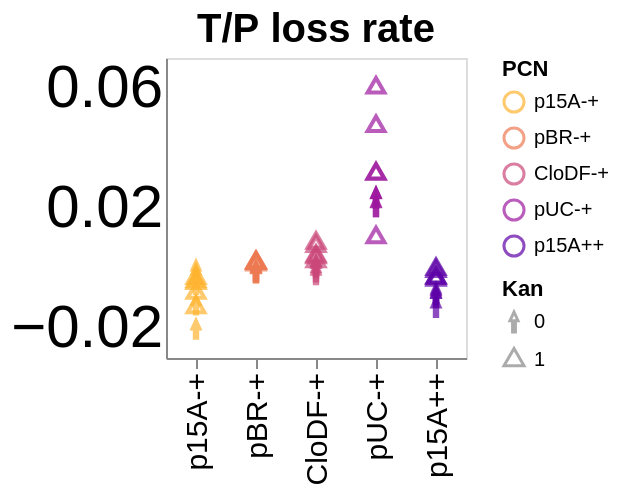

The code cell stored with this chart in its notebook:
### Code cell
# T/P loss rate per generation

alt.Chart(combined_scatter_DF).mark_point(size=70).encode(
    alt.X("PCN", axis=alt.Axis(labelFontSize=15, titleFontSize=15, grid=False), title=None),
    alt.Y("rate_of_loss_log(T/P)", axis=alt.Axis(labelFontSize=30, titleFontSize=15, ticks=False, grid=False), title=None),

    color=alt.Color('PCN',).scale(scheme=colorScheme,reverse=True),
    shape=alt.Shape('Kan:O', scale=alt.Scale(range=['arrow', 'triangle']))
).properties(
    width=150,
    height=150
).configure_header(
    labelFontSize=20  # Adjust this value to change the subtitle size
).properties(
    title=alt.TitleParams(
        text='T/P loss rate',
        fontSize=20,
        fontWeight='bold',
        # color='grey',
        anchor='middle'
    )
).interactive()

### Figure 1 — Vega-Lite specification as saved in the notebook (floating-point values rounded to 4 significant figures)
{"config": {"view": {"continuousWidth": 300, "continuousHeight": 300}, "header": {"labelFontSize": 20}}, "data": {"name": "data-762faf6fabdbc2224b15681192ca2063"}, "mark": {"type": "point", "size": 70}, "encoding": {"color": {"field": "PCN", "scale": {"scheme": "plasma", "reverse": true}, "sort": ["p15A-+", "pBR-+", "CloDF-+", "pUC-+", "p15A++"], "type": "ordinal"}, "shape": {"field": "Kan", "scale": {"range": ["arrow", "triangle"]}, "type": "ordinal"}, "x": {"axis": {"grid": false, "labelFontSize": 15, "titleFontSize": 15}, "field": "PCN", "sort": ["p15A-+", "pBR-+", "CloDF-+", "pUC-+", "p15A++"], "title": null, "type": "ordinal"}, "y": {"axis": {"grid": false, "labelFontSize": 30, "ticks": false, "titleFontSize": 15}, "field": "rate_of_loss_log(T/P)", "title": null, "type": "quantitative"}}, "height": 150, "params": [{"name": "param_3", "select": {"type": "interval", "encodings": ["x", "y"]}, "bind": "scales"}], "title": {"text": "T/P loss rate", "anchor": "middle", "fontSize": 20, "fontWeight": "bold"}, "width": 150, "$schema": "https://vega.github.io/schema/vega-lite/v5.20.1.json", "datasets": {"data-762faf6fabdbc2224b15681192ca2063": [{"PCN": "p15A-+", "ExpRep": "1", "rate_of_loss_log(transposon copy)": 0.006047, "rate_of_loss_log(plasmid copy)": -0.004918, "rate_of_loss_log(T/P)": -0.01314, "Kan": 1}, {"PCN": "p15A-+", "ExpRep": "2", "rate_of_loss_log(transposon copy)": 0.005428, "rate_of_loss_log(plasmid copy)": -0.001513, "rate_of_loss_log(T/P)": -0.008341, "Kan": 1}, {"PCN": "p15A-+", "ExpRep": "3", "rate_of_loss_log(transposon copy)": 0.005499, "rate_of_loss_log(plasmid copy)": -0.001363, "rate_of_loss_log(T/P)": -0.005094, "Kan": 1}, {"PCN": "p15A-+", "ExpRep": "4", "rate_of_loss_log(transposon copy)": 0.005521, "rate_of_loss_log(plasmid copy)": -0.001843, "rate_of_loss_log(T/P)": -0.004454, "Kan": 1}, {"PCN": "p15A-+", "ExpRep": "5", "rate_of_loss_log(transposon copy)": 0.00484, "rate_of_loss_log(plasmid copy)": -0.002297, "rate_of_loss_log(T/P)": -0.003362, "Kan": 1}, {"PCN": "pBR-+", "ExpRep": "1", "rate_of_loss_log(transposon copy)": 0.0005032, "rate_of_loss_log(plasmid copy)": -0.001049, "rate_of_loss_log(T/P)": 0.001611, "Kan": 1}, {"PCN": "pBR-+", "ExpRep": "2", "rate_of_loss_log(transposon copy)": -0.0005459, "rate_of_loss_log(plasmid copy)": -0.002171, "rate_of_loss_log(T/P)": 0.001601, "Kan": 1}, {"PCN": "pBR-+", "ExpRep": "3", "rate_of_loss_log(transposon copy)": -0.0004812, "rate_of_loss_log(plasmid copy)": -0.001582, "rate_of_loss_log(T/P)": 0.001128, "Kan": 1}, {"PCN": "pBR-+", "ExpRep": "4", "rate_of_loss_log(transposon copy)": 0.0007958, "rate_of_loss_log(plasmid copy)": -0.0008876, "rate_of_loss_log(T/P)": 0.001744, "Kan": 1}, {"PCN": "pBR-+", "ExpRep": "5", "rate_of_loss_log(transposon copy)": 0.001376, "rate_of_loss_log(plasmid copy)": -0.0004537, "rate_of_loss_log(T/P)": 0.00192, "Kan": 1}, {"PCN": "CloDF-+", "ExpRep": "1", "rate_of_loss_log(transposon copy)": 0.01515, "rate_of_loss_log(plasmid copy)": 0.008492, "rate_of_loss_log(T/P)": 0.007258, "Kan": 1}, {"PCN": "CloDF-+", "ExpRep": "2", "rate_of_loss_log(transposon copy)": 0.01392, "rate_of_loss_log(plasmid copy)": 0.01086, "rate_of_loss_log(T/P)": 0.00356, "Kan": 1}, {"PCN": "CloDF-+", "ExpRep": "3", "rate_of_loss_log(transposon copy)": 0.01662, "rate_of_loss_log(plasmid copy)": 0.0089, "rate_of_loss_log(T/P)": 0.008372, "Kan": 1}, {"PCN": "CloDF-+", "ExpRep": "4", "rate_of_loss_log(transposon copy)": 0.01515, "rate_of_loss_log(plasmid copy)": 0.01181, "rate_of_loss_log(T/P)": 0.004043, "Kan": 1}, {"PCN": "CloDF-+", "ExpRep": "5", "rate_of_loss_log(transposon copy)": 0.01525, "rate_of_loss_log(plasmid copy)": 0.01385, "rate_of_loss_log(T/P)": 0.002166, "Kan": 1}, {"PCN": "pUC-+", "ExpRep": "1", "rate_of_loss_log(transposon copy)": 0.03717, "rate_of_loss_log(plasmid copy)": 0.0134, "rate_of_loss_log(T/P)": 0.03148, "Kan": 1}, {"PCN": "pUC-+", "ExpRep": "2", "rate_of_loss_log(transposon copy)": 0.04937, "rate_of_loss_log(plasmid copy)": -0.000172, "rate_of_loss_log(T/P)": 0.06009, "Kan": 1}, {"PCN": "pUC-+", "ExpRep": "3", "rate_of_loss_log(transposon copy)": 0.04887, "rate_of_loss_log(plasmid copy)": -0.00293, "rate_of_loss_log(T/P)": 0.04724, "Kan": 1}, {"PCN": "pUC-+", "ExpRep": "4", "rate_of_loss_log(transposon copy)": 0.02294, "rate_of_loss_log(plasmid copy)": 0.01311, "rate_of_loss_log(T/P)": 0.01019, "Kan": 1}, {"PCN": "pUC-+", "ExpRep": "5", "rate_of_loss_log(transposon copy)": 0.05257, "rate_of_loss_log(plasmid copy)": 0.009218, "rate_of_loss_log(T/P)": 0.03134, "Kan": 1}, {"PCN": "p15A++", "ExpRep": "1", "rate_of_loss_log(transposon copy)": -0.0003878, "rate_of_loss_log(plasmid copy)": -0.0003807, "rate_of_loss_log(T/P)": -0.0003667, "Kan": 1}, {"PCN": "p15A++", "ExpRep": "2", "rate_of_loss_log(transposon copy)": 0.0003061, "rate_of_loss_log(plasmid copy)": 0.002352, "rate_of_loss_log(T/P)": -0.001093, "Kan": 1}, {"PCN": "p15A++", "ExpRep": "3", "rate_of_loss_log(transposon copy)": 0.0006391, "rate_of_loss_log(plasmid copy)": 0.005642, "rate_of_loss_log(T/P)": -0.003347, "Kan": 1}, {"PCN": "p15A++", "ExpRep": "4", "rate_of_loss_log(transposon copy)": 0.001036, "rate_of_loss_log(plasmid copy)": 0.00694, "rate_of_loss_log(T/P)": -0.004008, "Kan": 1}, {"PCN": "p15A++", "ExpRep": "5", "rate_of_loss_log(transposon copy)": 2.821e-05, "rate_of_loss_log(plasmid copy)": 0.003707, "rate_of_loss_log(T/P)": -0.003263, "Kan": 1}, {"PCN": "p15A-+", "ExpRep": "1", "rate_of_loss_log(transposon copy)": 0.005388, "rate_of_loss_log(plasmid copy)": 0.006807, "rate_of_loss_log(T/P)": -0.01238, "Kan": 0}, {"PCN": "p15A-+", "ExpRep": "2", "rate_of_loss_log(transposon copy)": 0.00472, "rate_of_loss_log(plasmid copy)": 0.001924, "rate_of_loss_log(T/P)": -0.002164, "Kan": 0}, {"PCN": "p15A-+", "ExpRep": "3", "rate_of_loss_log(transposon copy)": 0.005234, "rate_of_loss_log(plasmid copy)": 0.01422, "rate_of_loss_log(T/P)": -0.02049, "Kan": 0}, {"PCN": "p15A-+", "ExpRep": "4", "rate_of_loss_log(transposon copy)": 0.005397, "rate_of_loss_log(plasmid copy)": 0.005145, "rate_of_loss_log(T/P)": -0.005533, "Kan": 0}, {"PCN": "p15A-+", "ExpRep": "5", "rate_of_loss_log(transposon copy)": 0.004972, "rate_of_loss_log(plasmid copy)": 0.00299, "rate_of_loss_log(T/P)": -0.0008193, "Kan": 0}, {"PCN": "pBR-+", "ExpRep": "1", "rate_of_loss_log(transposon copy)": 0.002634, "rate_of_loss_log(plasmid copy)": 0.00431, "rate_of_loss_log(T/P)": -0.001545, "Kan": 0}, {"PCN": "pBR-+", "ExpRep": "2", "rate_of_loss_log(transposon copy)": 0.0004964, "rate_of_loss_log(plasmid copy)": 0.002283, "rate_of_loss_log(T/P)": -0.001757, "Kan": 0}, {"PCN": "pBR-+", "ExpRep": "3", "rate_of_loss_log(transposon copy)": 0.003918, "rate_of_loss_log(plasmid copy)": 0.005587, "rate_of_loss_log(T/P)": -0.001483, "Kan": 0}, {"PCN": "pBR-+", "ExpRep": "4", "rate_of_loss_log(transposon copy)": 0.002692, "rate_of_loss_log(plasmid copy)": 0.003655, "rate_of_loss_log(T/P)": -0.0008399, "Kan": 0}, {"PCN": "pBR-+", "ExpRep": "5", "rate_of_loss_log(transposon copy)": 0.003168, "rate_of_loss_log(plasmid copy)": 0.004558, "rate_of_loss_log(T/P)": -0.001228, "Kan": 0}, {"PCN": "CloDF-+", "ExpRep": "1", "rate_of_loss_log(transposon copy)": 0.02117, "rate_of_loss_log(plasmid copy)": 0.02227, "rate_of_loss_log(T/P)": 0.0005129, "Kan": 0}, {"PCN": "CloDF-+", "ExpRep": "2", "rate_of_loss_log(transposon copy)": 0.01553, "rate_of_loss_log(plasmid copy)": 0.01877, "rate_of_loss_log(T/P)": -0.002265, "Kan": 0}, {"PCN": "CloDF-+", "ExpRep": "3", "rate_of_loss_log(transposon copy)": 0.01712, "rate_of_loss_log(plasmid copy)": 0.01956, "rate_of_loss_log(T/P)": -0.001391, "Kan": 0}, {"PCN": "CloDF-+", "ExpRep": "4", "rate_of_loss_log(transposon copy)": 0.0138, "rate_of_loss_log(plasmid copy)": 0.01418, "rate_of_loss_log(T/P)": 0.0006557, "Kan": 0}, {"PCN": "CloDF-+", "ExpRep": "5", "rate_of_loss_log(transposon copy)": 0.01649, "rate_of_loss_log(plasmid copy)": 0.01786, "rate_of_loss_log(T/P)": -2.174e-05, "Kan": 0}, {"PCN": "pUC-+", "ExpRep": "1", "rate_of_loss_log(transposon copy)": 0.0519, "rate_of_loss_log(plasmid copy)": 0.03344, "rate_of_loss_log(T/P)": 0.02332, "Kan": 0}, {"PCN": "pUC-+", "ExpRep": "2", "rate_of_loss_log(transposon copy)": 0.05812, "rate_of_loss_log(plasmid copy)": 0.04506, "rate_of_loss_log(T/P)": 0.02043, "Kan": 0}, {"PCN": "pUC-+", "ExpRep": "3", "rate_of_loss_log(transposon copy)": 0.05457, "rate_of_loss_log(plasmid copy)": 0.03969, "rate_of_loss_log(T/P)": 0.02321, "Kan": 0}, {"PCN": "pUC-+", "ExpRep": "4", "rate_of_loss_log(transposon copy)": 0.05942, "rate_of_loss_log(plasmid copy)": 0.05265, "rate_of_loss_log(T/P)": 0.0234, "Kan": 0}, {"PCN": "pUC-+", "ExpRep": "5", "rate_of_loss_log(transposon copy)": 0.05163, "rate_of_loss_log(plasmid copy)": 0.03939, "rate_of_loss_log(T/P)": 0.02025, "Kan": 0}, {"PCN": "p15A++", "ExpRep": "1", "rate_of_loss_log(transposon copy)": 0.002424, "rate_of_loss_log(plasmid copy)": 0.01421, "rate_of_loss_log(T/P)": -0.009134, "Kan": 0}, {"PCN": "p15A++", "ExpRep": "2", "rate_of_loss_log(transposon copy)": 0.002367, "rate_of_loss_log(plasmid copy)": 0.01492, "rate_of_loss_log(T/P)": -0.01005, "Kan": 0}, {"PCN": "p15A++", "ExpRep": "3", "rate_of_loss_log(transposon copy)": 0.002244, "rate_of_loss_log(plasmid copy)": 0.01328, "rate_of_loss_log(T/P)": -0.008482, "Kan": 0}, {"PCN": "p15A++", "ExpRep": "4", "rate_of_loss_log(transposon copy)": 0.001669, "rate_of_loss_log(plasmid copy)": 0.01655, "rate_of_loss_log(T/P)": -0.01321, "Kan": 0}, {"PCN": "p15A++", "ExpRep": "5", "rate_of_loss_log(transposon copy)": 0.001864, "rate_of_loss_log(plasmid copy)": 0.01387, "rate_of_loss_log(T/P)": -0.009881, "Kan": 0}]}}
